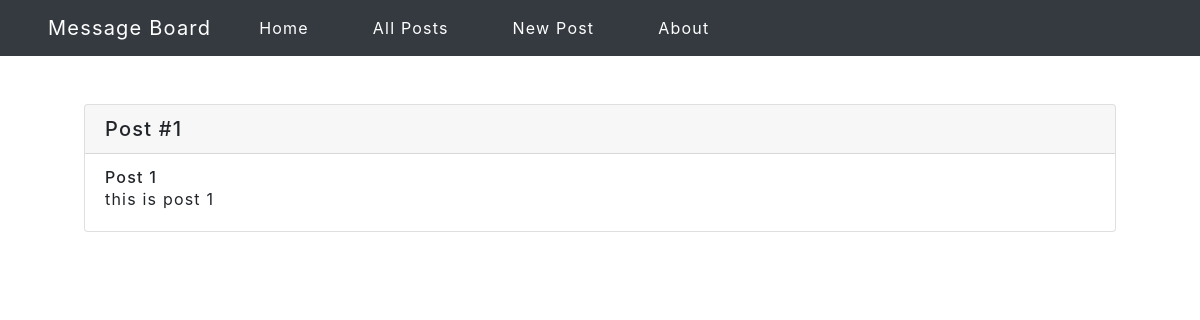
Page /posts/1/ on the earlier database version.
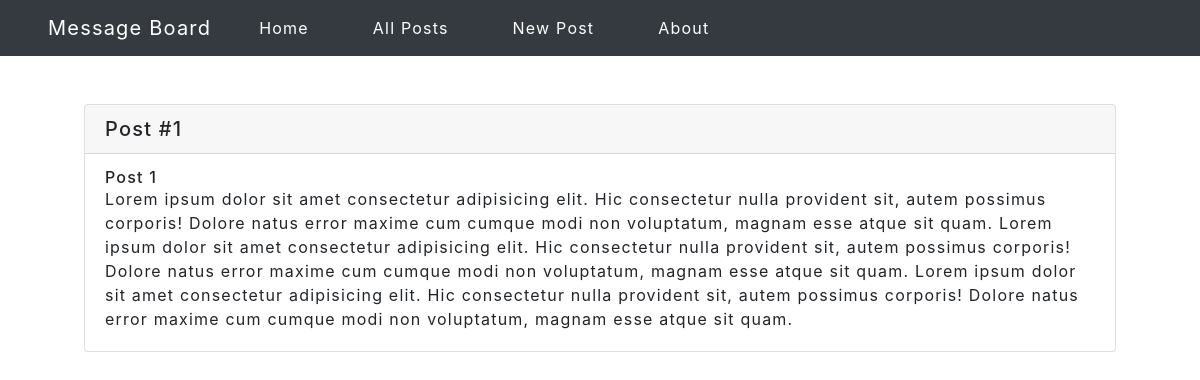
Same page on the later database version.
### posts/models.py (models this page shows, shortened)
class Post(models.Model):
    title = models.CharField(max_length=256)
    body = models.TextField(max_length=2000)

### posts/views.py (the view)
# urls.py: path('<int:pk>/', SinglePostView.as_view(), name='post_detail'),
class SinglePostView(DetailView):
    template_name = 'single_post.html'
    model = Post
    context_object_name = 'post'

### templates/single_post.html (shortened to what this page needs)
{% extends 'base.html' %}
{% block content %}
    <div class="container">
        <div class="card m-4">
            <h5 class="card-header">Post #{{post.id}}</h5>
            <div class="card-body">
                <h6 class="card-subtitle">{{ post.title }}</h6>
                <p class="card-text">{{ post.body }}</p>
            </div>
        </div>
    </div>
{% endblock %}

Differences in the rows shown:
changed Post "Post 1": body "this is post 1" → "Lorem ipsum dolor sit amet consectetur adipisicing elit. Hic consectetur nulla provident sit, autem possimus corporis! Dolore natus error maxime cum cumque modi non voluptatum, magnam esse atque sit quam. Lorem ipsum dolor sit amet consectetur adipisicing elit. Hic consectetur nulla provident sit, autem possimus corporis! Dolore natus error maxime cum cumque modi non voluptatum, magnam esse atque sit quam. Lorem ipsum dolor sit amet consectetur adipisicing elit. Hic consectetur nulla provident sit, autem possimus corporis! Dolore natus error maxime cum cumque modi non voluptatum, magnam esse atque sit quam."
